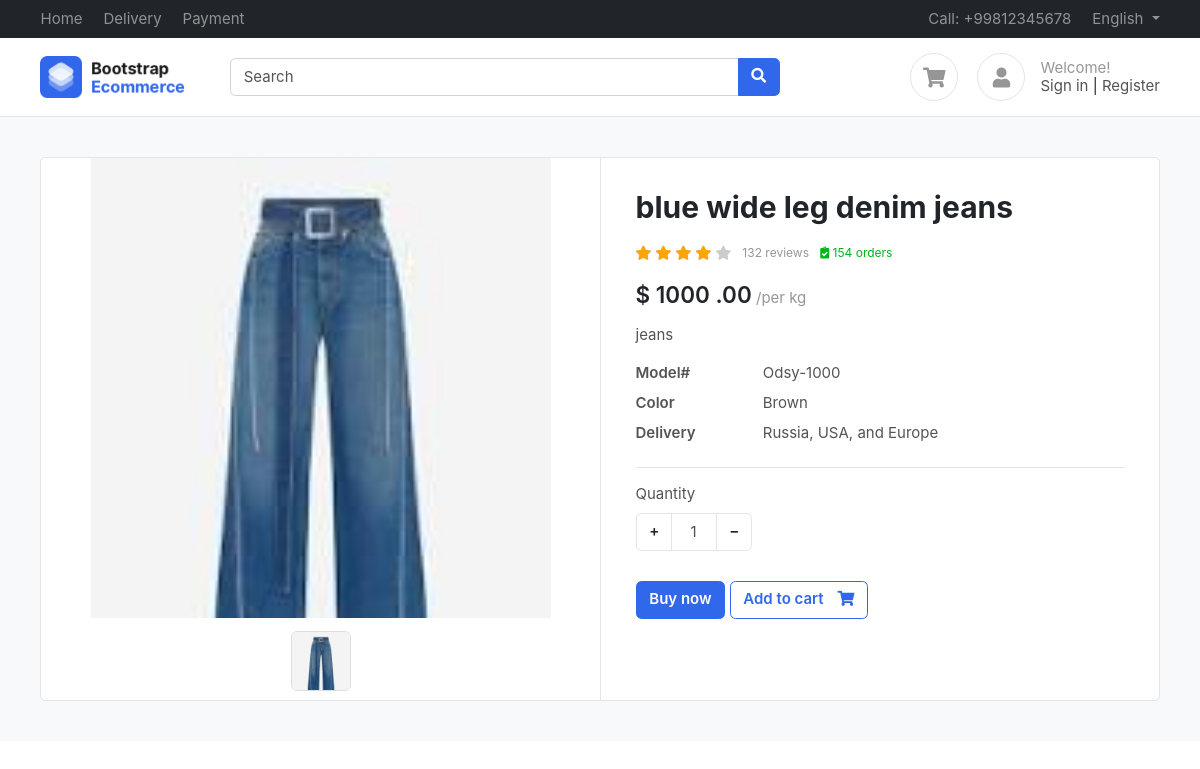
The page /products/blue-wide-leg-denim-jeans/ on the database its author committed.
### products/models.py (models this page shows, shortened)
class Product(BaseModel):
    product_name = models.CharField(max_length=100)
    slug = models.SlugField(unique=True, null=True, blank=True)#url
    category = models.ForeignKey(Category, on_delete=models.CASCADE, related_name="products")
    price = models.IntegerField()
    product_description = models.TextField()
    color_variant = models.ManyToManyField(ColorVariant, blank = True)
    size_variant = models.ManyToManyField(SizeVariant, blank = True)

class ProductImage(BaseModel):
    product = models.ForeignKey(Product, on_delete=models.CASCADE, related_name="product_images")
    image = models.ImageField(upload_to="product")

### products/views.py (the view, shortened to what this page needs)
# urls.py: path('<slug>/', get_products, name='get_products')
def get_products(request, slug):
    try:
        product = Product.objects.get(slug = slug)
        context = {'product':product}
        return render(request, "products/products.html", context = context)
    except Exception as e:
        print(e)

### templates/products/products.html (shortened to what this page needs)
{% extends "base/base.html"%}
{% block start %}
<section class="section-content padding-y bg">
    <div class="container">
    <div class="card">
        <div class="row no-gutters">
            <aside class="col-md-6">
    <article class="gallery-wrap">
    <div class="img-big-wrap">
      <div> <a href="#"><img src="/media/{{product.product_images.first.image}}"></a></div>
    </div>
    <div class="thumbs-wrap">
      {% for image in product.product_images.all %}
      <a href="#" class="item-thumb"> <img src="/media/{{image.image}}"></a>
      {% endfor %}
    </div>
    </article>
            </aside>
            <main class="col-md-6 border-left">
    <article class="content-body">
    <h2 class="title">{{product.product_name}}</h2>
    <div class="rating-wrap my-3">
        <ul class="rating-stars">
            <li style="width:80%" class="stars-active">
                <i class="fa fa-star"></i> <i class="fa fa-star"></i>
                <i class="fa fa-star"></i> <i class="fa fa-star"></i>
            </li>
            <li>
                <i class="fa fa-star"></i> <i class="fa fa-star"></i>
                <i class="fa fa-star"></i> <i class="fa fa-star"></i>
                <i class="fa fa-star"></i>
            </li>
        </ul>
        <small class="label-rating text-muted">132 reviews</small>
        <small class="label-rating text-success"> <i class="fa fa-clipboard-check"></i> 154 orders </small>
    </div>
    <div class="mb-3">
        <var class="price h4">$
          {% if updated_price %}
          {{updated_price}}
          {% else %}
          {{product.price}}
          {% endif %}
          .00</var>
        <span class="text-muted">/per kg</span>
    </div>
    <p>{{product.product_description}}</p>
    <dl class="row">
      <dt class="col-sm-3">Model#</dt>
      <dd class="col-sm-9">Odsy-1000</dd>
      <dt class="col-sm-3">Color</dt>
      <dd class="col-sm-9">Brown</dd>
      <dt class="col-sm-3">Delivery</dt>
      <dd class="col-sm-9">Russia, USA, and Europe </dd>
    </dl>
    <hr>
        <div class="form-row">
            <div class="form-group col-md flex-grow-0">
                <label>Quantity</label>
                <div class="input-group mb-3 input-spinner">
                  <div class="input-group-prepend">
                    <button class="btn btn-light" type="button" id="button-plus"> + </button>
                  </div>
                  <input type="text" class="form-control" value="1">
                  <div class="input-group-append">
                    <button class="btn btn-light" type="button" id="button-minus"> − </button>
                  </div>
                </div>
            </div>
        </div>
        <a href="#" class="btn  btn-primary"> Buy now </a>
        <a href="{% url 'add_to_cart' product.uid %}?variant= {{selected_size}}" class="btn  btn-outline-primary">
          <span class="text">Add to cart</span> <i class="fas fa-shopping-cart"></i>  </a>
    </article>
            </main>
        </div>
    </div>
    </div>
    </section>
{% endblock %}

### public/static/css/ui.css (style rules this page uses)
html { font-family: 'Inter', sans-serif; font-size: 15px; }
.content-body { flex: 1 1 auto; padding: 2rem 2.3rem; }
.padding-y { padding-top: 40px; padding-bottom: 40px; }
var { font-style: normal; }
article:after, .form-group:after { display: block; clear: both; content: ""; }
.bg { background-color: #f8f9fa; }
.card .title { color: #212529; }
.btn-light { background-color: #fff; border-color: #e4e4e4; }
.btn .text + i { margin-left: 10px; }
dl[class="row"] { margin-bottom: 0; }
.price { font-weight: 600; color: #212529; }
.label-rating { margin-left: 7px; display: inline-block; vertical-align: middle; }
.rating-stars { display: inline-block; vertical-align: middle; list-style: none; margin: 0; padding: 0; position: relative; white-space: nowrap; clear: both; }
.rating-stars i { font-size: 14px; color: #ccc; display: inline; }
.rating-stars li { display: block; text-overflow: clip; white-space: nowrap; z-index: 1; }
.rating-stars li.stars-active { z-index: 2; position: absolute; top: 0; left: 0; overflow: hidden; }
.rating-stars li.stars-active i { color: orange; }
.input-spinner { width: 120px; flex-wrap: nowrap; display: inline-flex; }
.input-spinner input.form-control { text-align: center; max-width: 46px; flex-basis: 46px; border-color: #e4e4e4; flex-grow: 0; }
.input-spinner .btn { width: 36px; text-align: center; }
.gallery-wrap .img-big-wrap { margin-bottom: 10px; border-radius: 0.37rem; overflow: hidden; background-color: #fff; }
.gallery-wrap .img-big-wrap a { text-align: center; display: block; }
.gallery-wrap .img-big-wrap img { height: 460px; width: auto; display: inline-block; cursor: zoom-in; }
.gallery-wrap .thumbs-wrap { text-align: center; }
.gallery-wrap .thumbs-wrap .item-thumb { width: 60px; height: 60px; border: 1px solid #ddd; border-radius: 6px; margin: 3px; display: inline-block; overflow: hidden; }
.gallery-wrap .thumbs-wrap img { max-width: 100%; max-height: 100%; object-fit: cover; border-radius: 4px; cursor: zoom-in; }

### rows shown on the page
Product: product_images.first.image (picture), product_name "blue wide leg denim jeans", price "1000", product_description "jeans"
ProductImage: image (picture)
